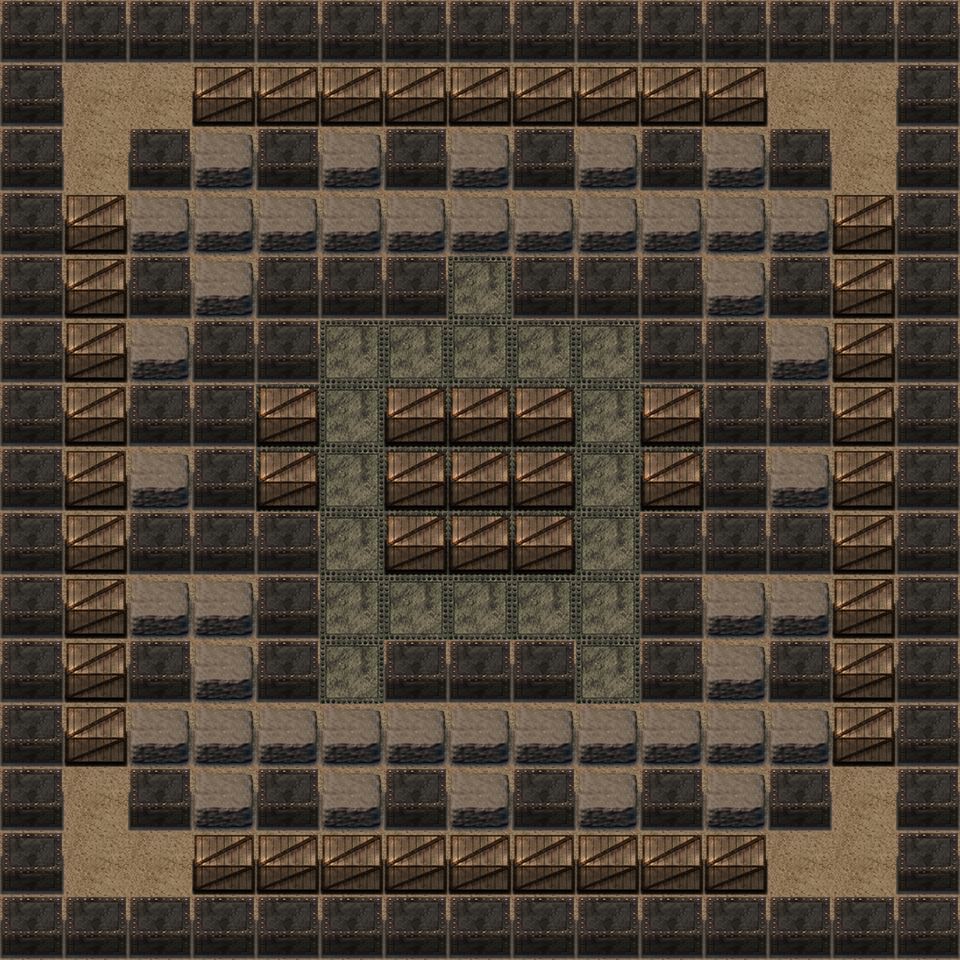

A 2D game scene composited from a Tiled map and its tileset images. What follows is a short description and the map's XML, with each tile layer's data collapsed to a summary:
An orthogonal 15x15 tile map with 64x64 px tiles, 3 tile layers (background, blocks, foreground) and 4 objects (spawn_player1, spawn_player2, spawn_player3, spawn_player4).

<map version="1.0" orientation="orthogonal" renderorder="right-down" width="15" height="15" tilewidth="64" tileheight="64" nextobjectid="8">
 <tileset firstgid="1" name="bomber_tileset" tilewidth="64" tileheight="64">
  <image source="../bomber_tileset.png" width="960" height="960" />
  <tile id="1">
   <properties>
    <property name="destroyable" value="true" />
   </properties>
  </tile>
  <tile id="2">
   <properties>
    <property name="destroyable" value="false" />
   </properties>
  </tile>
  <tile id="9">
   <properties>
    <property name="destroyable" value="false" />
   </properties>
  </tile>
  <tile id="25">
   <properties>
    <property name="destroyable" value="true" />
   </properties>
  </tile>
  <tile id="38">
   <properties>
    <property name="destroyable" value="false" />
   </properties>
  </tile>
  <tile id="39">
   <properties>
    <property name="destroyable" value="true" />
   </properties>
  </tile>
  <tile id="40">
   <properties>
    <property name="destroyable" value="true" />
   </properties>
  </tile>
 </tileset>
 <layer name="background" width="15" height="15">
  <data>[225 cells, 225 non-empty, 2 distinct tile ids]</data>
 </layer>
 <layer name="blocks" width="15" height="15">
  <properties>
   <property name="destroyable" value="false" />
  </properties>
  <data>[225 cells, 194 non-empty, 3 distinct tile ids]</data>
 </layer>
 <layer name="foreground" width="15" height="15">
  <data>[225 cells, 0 non-empty, 0 distinct tile ids]</data>
 </layer>
 <objectgroup name="spawnpoints" width="960" height="960">
  <object id="4" name="spawn_player1" x="64" y="64" width="64" height="64" visible="0" />
  <object id="5" name="spawn_player2" x="832" y="64" width="64" height="64" visible="0" />
  <object id="6" name="spawn_player3" x="64" y="832" width="64" height="64" visible="0" />
  <object id="7" name="spawn_player4" x="832" y="832" width="64" height="64" visible="0" />
 </objectgroup>
</map>
